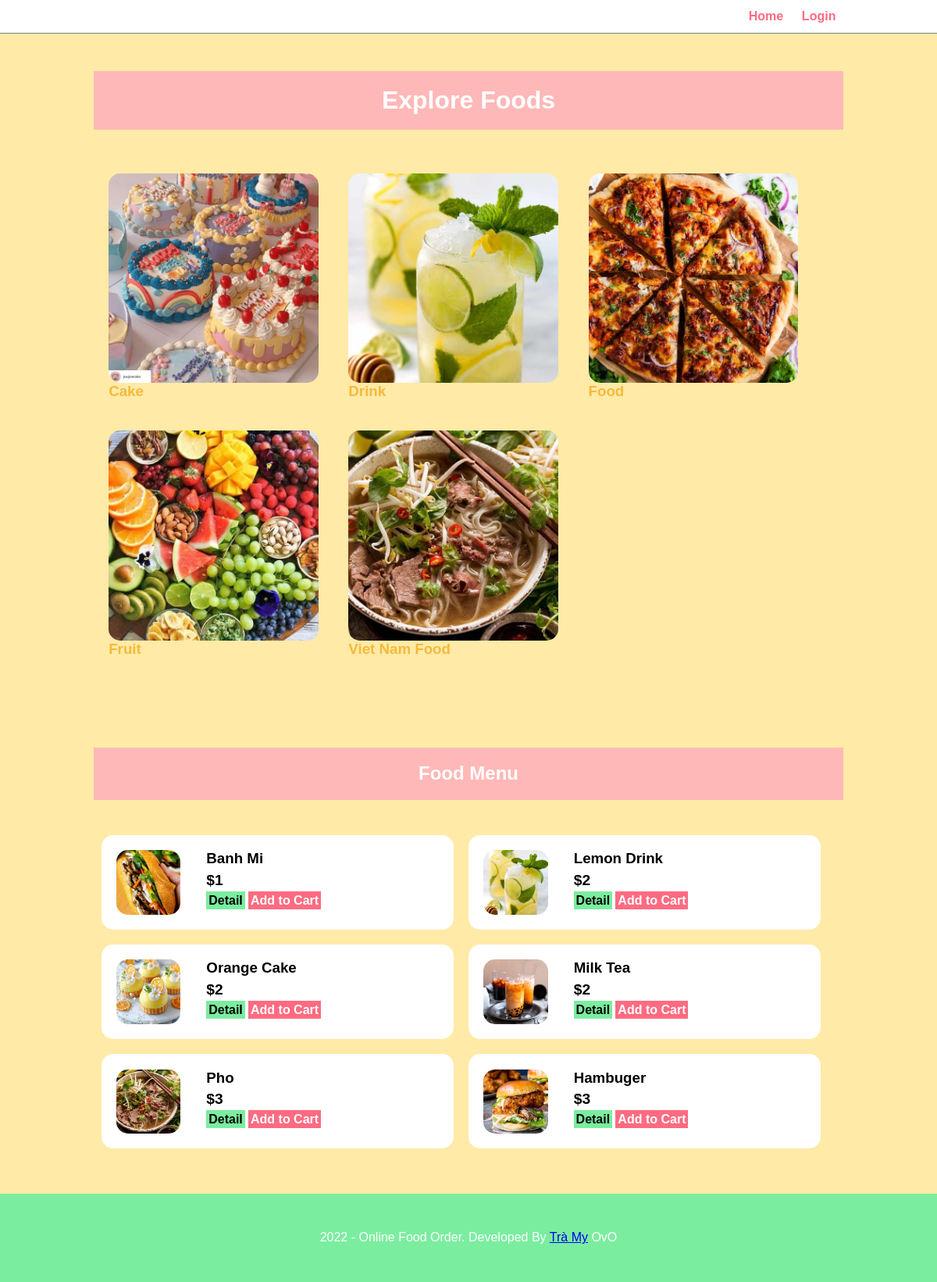
The page / on the database its author committed.
### tables this page shows
CREATE TABLE `category` (
  `category` varchar(50) NOT NULL,
  `image` varchar(255) NOT NULL
);

CREATE TABLE `food` (
  `foodId` int(10) UNSIGNED NOT NULL,
  `foodName` varchar(100) NOT NULL,
  `category` varchar(100) NOT NULL,
  `description` varchar(255) NOT NULL,
  `price` double NOT NULL,
  `image` varchar(255) NOT NULL,
  `quantityInStock` int(11) NOT NULL
);

### index.php (the view, shortened to what this page needs)
<?php include('parts/menu.php')?>
<div class = "maincontent">
    <div class = "wrapper container">
        <h1 class="textcenter pink-white">Explore Foods</h1>
        <br><br>
        <?php
            $sql = "SELECT * FROM category";
            $res = mysqli_query($conn, $sql);
            $count = mysqli_num_rows($res);
            if($count>0)
            {
                while($row=mysqli_fetch_assoc($res))
                {
                    $category = $row['category'];
                    $image = $row['image'];
                    ?>
                    <a href="<?php echo SITEURL; ?>user/detail-category.php?category=<?php echo $category; ?>">
                        <div class="box-4 float-container">
                            <img src="<?php echo SITEURL; ?>images/<?php echo $image; ?>" class="img-responsive img-curve">
                            <h3 class="text-yellow"><?php echo $category; ?></h3>
                        </div>
                    </a>
                    <?php
                }
            }
        ?>
    </div>
</div>
<section class = "maincontent">
    <div class = "wrapper">
        <h1 class="textcenter pink-white">Food Menu</h1>
        <br><br>
        <?php
            $sql = "SELECT * FROM food WHERE quantityInStock > 0 order by price limit 6";
            $res = mysqli_query($conn, $sql);
            $count = mysqli_num_rows($res);
            if($count>0)
            {
                while($row=mysqli_fetch_assoc($res))
                {
                    $foodId = $row['foodId'];
                    $foodName = $row['foodName'];
                    $price = $row['price'];
                    $image = $row['image'];
                    ?>
                    <div class="food-menu-box">
                        <div class="food-menu-img">
                            <img src="<?php echo SITEURL; ?>images/<?php echo $image; ?>" class="img-responsive img-curve">
                        </div>
                        <div class="food-menu-desc">
                            <h3 class="float-text"><?php echo $foodName; ?></h3>
                            <h3 class="food-price">$<?php echo $price; ?></h3>
                            <td>
                                <a href="<?php echo SITEURL; ?>user/detail-food.php?foodId=<?php echo $foodId; ?>" class="btn-secondary">Detail</a>
                                <a href="<?php echo SITEURL; ?>user/add-cart.php?foodId=<?php echo $foodId; ?>" class="btn-danger">Add to Cart</a>
                            </td>
                        </div>
                    </div>
                    <?php
                }
            }
        ?>
    </div>
</section>
<?php include('parts/footer.php')?>

### parts/menu.php (shortened to what this page needs)
<html>
    <head>
        <link rel="stylesheet" href="css/user.css">
    </head>
    <body>
        <div class = "menu textright">
            <div class = "wrapper">
                <ul>
                    <li><a href="index.php">Home</a></li>
                    <li><a href="login.php">Login</a></li>
                </ul>
            </div>
        </div>

### parts/footer.php
<div class = "footer">
            <div class = "wrapper">
                <p class = "textcenter">2022 - Online Food Order. Developed By <a href="#">Trà My</a> OvO</p>
            </div>
        </div>
    </body>
</html>

### css/user.css (style rules this page uses)
* { margin: 0; padding: 0; font-family: Arial, Helvetica, sans-serif; }
.wrapper { padding: 1%; width: 80%; margin: 0 auto; }
.textcenter { text-align: center; }
.textright { text-align: right; }
.btn-secondary { background-color: #7bed9f; padding: 1%; color: black; text-decoration: none; font-weight: bold; }
.btn-danger { background-color: #ff6b81; padding: 1%; color: white; text-decoration: none; font-weight: bold; }
.menu { border-bottom: 1px solid grey; }
.menu ul { list-style-type: none; }
.menu ul li { display: inline; padding: 1%; }
.menu ul li a { text-decoration: none; font-weight: bold; color: #ff6b81; }
.maincontent { padding: 3% 0; background-color: #ffeaa7; }
.footer { background-color: #7bed9f; color: white; padding: 3%; }
.box-4 { width: 28%; float: left; margin: 2%; }
.float-container { position: relative; }
.text-yellow { color: #f6b93b; }
.img-responsive { width: 100%; }
.img-curve { border-radius: 15px; }
.pink-white { background-color: #ffb8b8; color: white; padding: 2%; }
.food-menu-box { width: 43%; margin: 1%; padding: 2%; float: left; background-color: white; border-radius: 15px; }
.food-menu-img { width: 20%; float: left; }
.food-menu-desc { width: 70%; float: left; margin-left: 8%; }
.food-price { font-size: 1.2rem; margin: 2% 0; }

### rows shown on the page
category: image (picture), category "Cake"
category: image (picture), category "Drink"
category: image (picture), category "Food"
category: image (picture), category "Fruit"
category: image (picture), category "Viet Nam Food"
food: image (picture), foodName "Banh Mi", price "1"
food: image (picture), foodName "Lemon Drink", price "2"
food: image (picture), foodName "Orange Cake", price "2"
food: image (picture), foodName "Milk Tea", price "2"
food: image (picture), foodName "Pho", price "3"
food: image (picture), foodName "Hambuger", price "3"
